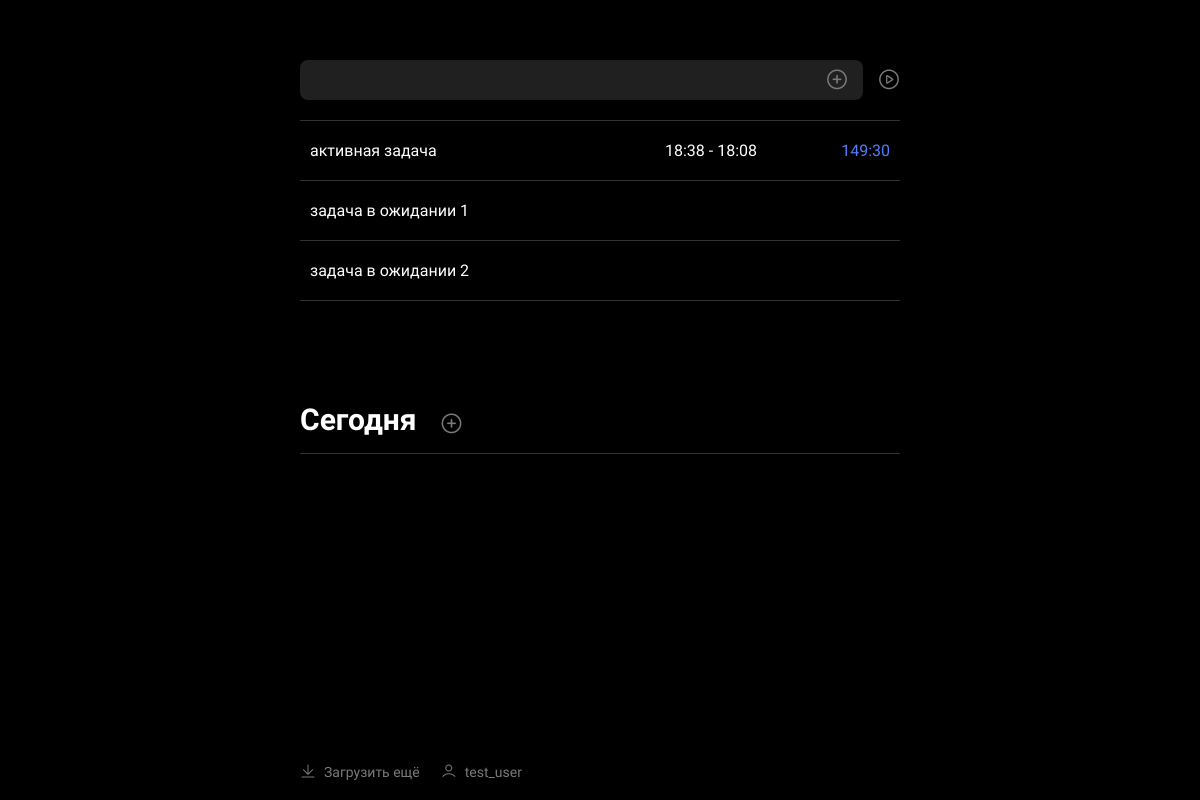
/ (signed in), run on the app's committed database.
### main_app/models.py (models this page shows, shortened)
class TaskList(models.Model):
    user = models.ForeignKey(User, on_delete=models.CASCADE, related_name='tasks')
    task_name = models.CharField(max_length=255)
    creation_time = models.DateTimeField(auto_now_add=True)
    is_active = models.BooleanField(default=False)
    is_completed = models.BooleanField(default=False)
    order = models.IntegerField(default=100000)
    active_task_start_time = models.DateTimeField(null=True, blank=True)
    completed_task_start_time = models.DateTimeField(null=True, blank=True)
    completed_task_end_time = models.DateTimeField(null=True, blank=True)
    def __str__(self):
        return self.task_name
    class Meta:
        verbose_name = 'Список задач'
        verbose_name_plural = 'Список задач'
    @staticmethod
    def timedelta_to_minutes_and_seconds(td: timedelta) -> str:
        minutes = td.seconds // 60
        seconds = td.seconds % 60
        return '{:02}:{:02}'.format(minutes, seconds)
    def get_active_task_start_time(self) -> str:
        local_time = timezone.localtime(self.active_task_start_time, timezone=timezone.get_current_timezone())
        return local_time.strftime('%H:%M')
    @staticmethod
    def get_active_task_current_time() -> str:
        return datetime.now().strftime('%H:%M')
    def get_active_task_time_difference(self) -> str:
        time_difference = timezone.now() - self.active_task_start_time
        return self.timedelta_to_minutes_and_seconds(time_difference)

### main_app/views.py (the view)
# urls.py: path('', views.index, name='index'),
@require_GET
@login_required
def index(request):
    active_task = TaskList.objects.filter(user=request.user, is_active=True).first()
    pending_tasks = TaskList.objects.filter(user=request.user, is_active=False, is_completed=False).order_by('order')
    completed_tasks_with_time = TaskList.objects.filter(
        user=request.user,
        is_completed=True,
        completed_task_start_time__date=timezone.now().date()
    ).order_by('-completed_task_start_time')
    completed_tasks_total_time = get_completed_tasks_total_time(completed_tasks_with_time)
    completed_tasks_without_time = TaskList.objects.filter(
        user=request.user,
        is_completed=True,
        creation_time__date=timezone.now().date(),
        completed_task_start_time__isnull=True
    )
    form = ChangeLoginAndPasswordForm(request.POST)
    return render(request, 'main_app/index.html', {
        'active_task': active_task,
        'pending_tasks': pending_tasks,
        'completed_tasks_with_time': completed_tasks_with_time,
        'completed_tasks_total_time': completed_tasks_total_time,
        'completed_tasks_without_time': completed_tasks_without_time,
        'month_day': timezone.now().date().day,
        'month': MONTHS.get(timezone.now().date().month),
        'form': form,
    })

### main_app/utils.py (called while the page is built)
def get_completed_tasks_total_time(completed_tasks: QuerySet[TaskList]) -> str:
    total_seconds = sum(
        (task.completed_task_end_time - task.completed_task_start_time).total_seconds()
        for task in completed_tasks
    )
    hours = total_seconds // 3600
    minutes = (total_seconds % 3600) // 60
    return f'{int(hours)} ч {int(minutes)} м' if hours > 0 else f'{int(minutes)} м'

### users/forms.py (called while the page is built, shortened)
    def clean_username(self):
        username = self.cleaned_data.get('username')
        if username:
            if User.objects.filter(username=username).exists():
                raise forms.ValidationError('Пользователь с таким именем уже существует.')
        return username

    def clean_new_password2(self):
        new_password1 = self.cleaned_data.get('new_password1')
        new_password2 = self.cleaned_data.get('new_password2')
        return new_password2

    def clean(self):
        cleaned_data = super().clean()
        new_password1 = cleaned_data.get('new_password1')
        new_password2 = cleaned_data.get('new_password2')
        if new_password1 and new_password2:
            if new_password1 != new_password2:
                self.add_error('new_password1', ' ')
                self.add_error('new_password2', 'Пароли не совпадают.')
        if new_password1 and not new_password2:
            self.add_error('new_password2', 'Обязательное поле.')
        if not new_password1 and new_password2:
            self.add_error('new_password1', 'Обязательное поле.')
        return cleaned_data

### main_app/templates/main_app/index.html (shortened to what this page needs)
{% extends 'base.html' %}
{% block content %}
<main class="main">
    <div class="container">
        <div class="tasks">
            <div class="tasks__form">
                <form method="POST" id="tasks__form">
                    <input type="text" class="input" name="task_name">
                    <i class="_icon-plus plus-icon" onclick="addPendingTask()"></i>
                    <i class="_icon-play finish-active-task-warning-popup"
                       href="#finish-active-task-warning-popup"
                       onclick="addActiveTask()"></i>
                </form>
            </div>
            <div class="tasks__block active__tasks">
                <ul class="tasks__block__list sortable__list" id="upper__tasks__block__list">
                    {% if active_task %}
                    <li class="tasks__block__list__item list__item active__task">
                        <a href="#edit-active-task-popup"
                           class="list__item__link popup-link"
                           data-item-id="{{ active_task.pk }}">
                            <div class="list__item__title">
                                {{ active_task }}
                            </div>
                            <div class="list__item__strend">
                                {{ active_task.get_active_task_start_time }} -
                                {{ active_task.get_active_task_current_time }}
                            </div>
                            <div class="list__item__spendtime">
                                <p>{{ active_task.get_active_task_time_difference }}</p>
                            </div>
                        </a>
                    </li>
                    {% endif %}
                    {% for task in pending_tasks %}
                    <li class="tasks__block__list__item list__item waiting__task">
                        <a href="#edit-task-popup" class="list__item__link popup-link" data-item-id="{{ task.pk }}">
                            <div class="list__item__title">{{ task }}</div>
                        </a>
                    </li>
                    {% endfor %}
                </ul>
            </div>
            <div class="tasks__block">
                <div class="tasks__block__info">
                    <div class="tasks__block__info__title">
                        <h2>Сегодня</h2>
                        <a href="#add-completed-task-popup" class="popup-link">
                            <i class="_icon-plus"></i>
                        </a>
                    </div>
                </div>
            </div>
        </div>
    </div>
</main>
{% endblock content %}
{% block footer %}
<footer class="footer">
    <div class="container">
        <ul class="footer__options">
            <li class="footer__options__item download-more">
                <a href="">
                    <i class="_icon-download"></i>
                    <p>Загрузить ещё</p>
                </a>
            </li>
            <li class="footer__options__item">
                <a href="#profile-edit-popup" class="popup-link">
                    <i class="_icon-user"></i>
                    {% if user.is_authenticated %}
                    <p>{{ user.username }}</p>
                    {% else %}
                    <i class="_icon-user"></i>
                    <p><a href="{% url 'users:login' %}">Войти</a></p>
                    {% endif %}
                </a>
            </li>
        </ul>
    </div>
</footer>
{% endblock footer %}

### templates/base.html (shortened to what this page needs)
{% load static %}
<!DOCTYPE html>
<html lang="en">
<head>
    <link href="{% static 'main_app/css/style.css' %}" rel="stylesheet"/>
</head>
<body>
{% block content %}{% endblock content %}
{% block footer %}{% endblock footer %}
</body>
</html>

### main_app/static/main_app/css/style.css (style rules this page uses)
[class^=_icon-], [class*=" _icon-"] { font-size: 22px; line-height: 0; cursor: pointer; }
[class^=_icon-]::before, [class*=" _icon-"]::before { font-family: "icomoon" !important; speak: never; font-style: normal; font-weight: normal; font-variant: normal; text-transform: none; -webkit-font-smoothing: antialiased; -moz-osx-font-smoothing: grayscale; }
._icon-download:before { content: "\e900"; color: #7a7a7a; }
._icon-play:before { content: "\e903"; color: #7a7a7a; }
._icon-plus:before { content: "\e904"; color: #7a7a7a; }
._icon-user:before { content: "\e908"; color: #7a7a7a; }
html, body { height: 100%; }
body { background-color: #000; font-family: "Roboto", sans-serif; font-size: 14px; color: #fff; min-height: 100%; display: -ms-grid; display: grid; -ms-grid-rows: auto 1fr auto; grid-template-rows: auto 1fr auto; -ms-grid-columns: 100%; grid-template-columns: 100%; margin: 0; }
h1, h2, h3, h4, h5, h6 { font-weight: bold; margin: 0; }
ul, li { margin: 0; padding: 0; list-style-type: none; }
.container { position: relative; max-width: 600px; margin: 0 auto; padding: 0px 51px; height: 100%; }
input { all: unset; }
p { margin: 0px; }
a { color: inherit; text-decoration: none; }
.input { padding: 12px 15px; border-radius: 8px; background-color: #202020; }
.input::placeholder { color: #fff; }
.footer { padding: 20px 0; }
.footer__options { font-size: 14px; color: #7A7A7A; display: -webkit-box; display: -ms-flexbox; display: flex; -ms-flex-wrap: wrap; flex-wrap: wrap; gap: 21px; }
.footer__options__item a { display: -webkit-box; display: -ms-flexbox; display: flex; -webkit-box-align: center; -ms-flex-align: center; align-items: center; gap: 8px; }
.footer__options__item a i { font-size: 16px; }
.tasks { padding: 60px 0; }
.tasks__form { padding-bottom: 20px; border-bottom: 1px solid #333333; }
.tasks__form form { position: relative; display: -webkit-box; display: -ms-flexbox; display: flex; gap: 15px; -webkit-box-align: center; -ms-flex-align: center; align-items: center; }
.tasks__form form .plus-icon { position: absolute; top: 50%; right: 52px; -webkit-transform: translateY(-50%); -ms-transform: translateY(-50%); transform: translateY(-50%); }
.tasks__form form input { -webkit-box-flex: 1; -ms-flex-positive: 1; flex-grow: 1; }
.tasks__block { font-size: 16px; }
.tasks__block__info { display: -webkit-box; display: -ms-flexbox; display: flex; -webkit-box-pack: justify; -ms-flex-pack: justify; justify-content: space-between; -webkit-box-align: center; -ms-flex-align: center; align-items: center; padding-bottom: 16px; border-bottom: 1px solid #333333; }
.tasks__block__info__title { font-size: 20px; display: -webkit-box; display: -ms-flexbox; display: flex; -webkit-box-align: center; -ms-flex-align: center; align-items: center; gap: 12px; position: relative; }
.tasks__block__info__title i { position: absolute; top: 63%; -webkit-transform: translateY(-50%); -ms-transform: translateY(-50%); transform: translateY(-50%); right: -34px; }
.tasks__block__list__item:last-child { border-bottom: 1px solid #333333; }
.tasks__block__list__item+.tasks__block__list__item { border-top: 1px solid #333333; }
.tasks__block+.tasks__block { margin-top: 101px; }
.list__item__link { padding: 20px 10px; display: -webkit-box; display: -ms-flexbox; display: flex; -ms-flex-wrap: wrap; flex-wrap: wrap; row-gap: 11px; }
.list__item__title { -ms-flex-preferred-size: 282px; flex-basis: 282px; -webkit-box-flex: 1; -ms-flex-positive: 1; flex-grow: 1; }
.list__item__spendtime { -webkit-box-flex: 1; -ms-flex-positive: 1; flex-grow: 1; -ms-flex-preferred-size: 60px; flex-basis: 60px; text-align: right; color: #547CFB; position: relative; }
.list__item__strend { -webkit-box-flex: 0; -ms-flex-positive: 0; flex-grow: 0; padding-left: 5px; padding-right: 5px; }

### data on the page
TaskList: task_name "активная задача", get_active_task_start_time "18:38", get_active_task_current_time "18:08", get_active_task_time_difference "149:30"
TaskList: task_name "задача в ожидании 1"
TaskList: task_name "задача в ожидании 2"

### other printed values
{{ user.username }} "test_user"
